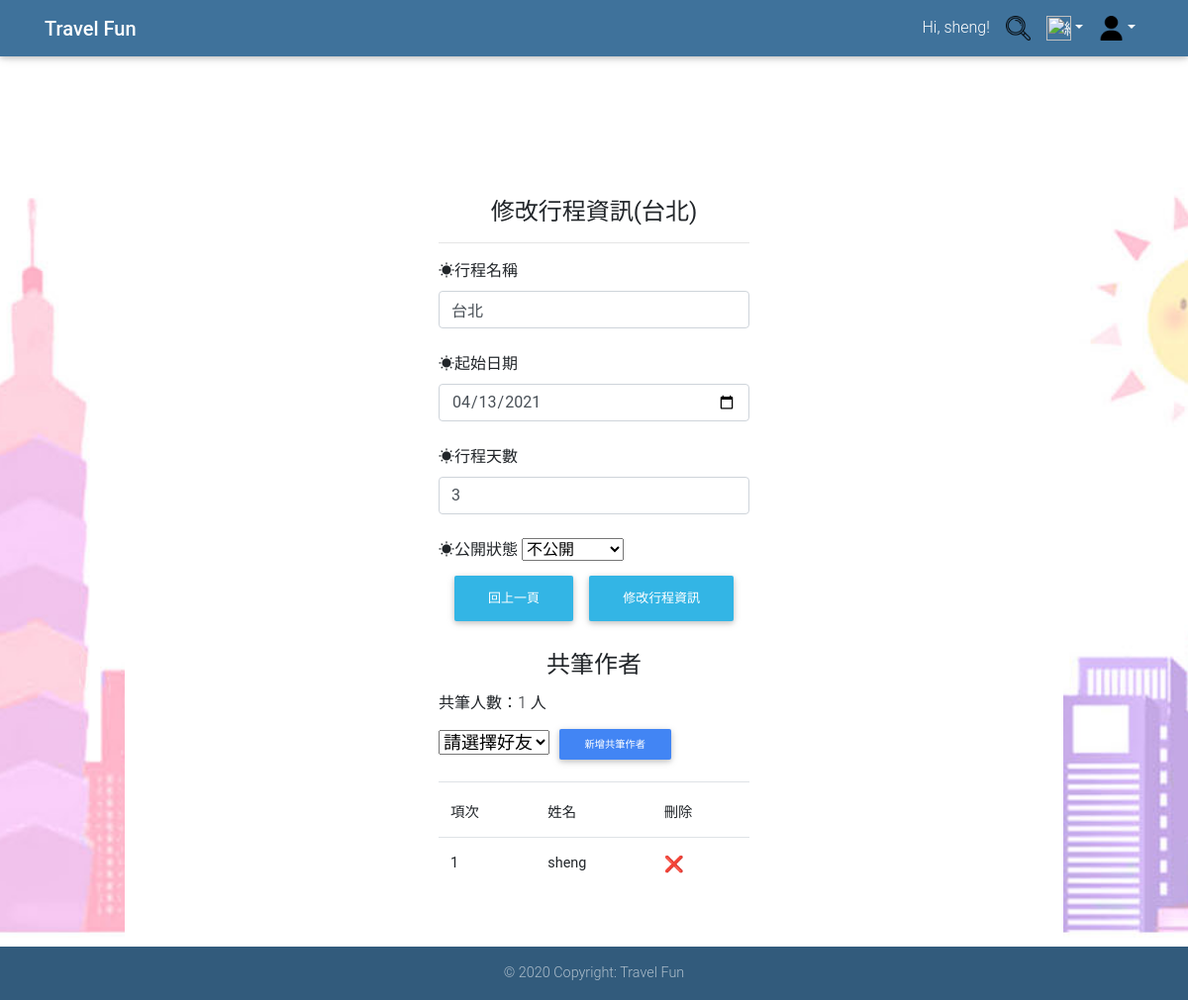
Page /membercentre/edititinerary.php?id=5&share=1 (signed in) on the committed database.
### tables this page shows
CREATE TABLE `itinerary` (
  `itinerary_id` int(10) NOT NULL,
  `itinerary_name` varchar(20) NOT NULL,
  `public_status` int(1) NOT NULL,
  `itinerary_date` date NOT NULL COMMENT '開始日期',
  `itinerary_days` int(3) NOT NULL,
  `user_id` varchar(20) NOT NULL COMMENT 'FK_user'
);

CREATE TABLE `share` (
  `share_id` int(10) NOT NULL,
  `itinerary_id` int(10) NOT NULL,
  `user_id` varchar(20) NOT NULL
);

CREATE TABLE `user` (
  `user_id` varchar(20) NOT NULL,
  `user_password` varchar(32) NOT NULL,
  `user_name` varchar(20) NOT NULL,
  `user_email` varchar(64) NOT NULL,
  `user_key` char(32) NOT NULL,
  `photo` varchar(255) DEFAULT NULL,
  `introduction` text NOT NULL,
  `Authority` int(1) DEFAULT NULL
);

### membercentre/edititinerary.php (the view, shortened to what this page needs)
<?php
mysqli_query($con, "SET NAMES UTF8");
if (isset($_GET['id'])) {
    $id = strip_tags(intval($_GET['id']));
}
$result = mysqli_query($con, "SELECT `itinerary_name`,`public_status`,`itinerary_date`,`itinerary_days`  FROM itinerary WHERE itinerary_id=" . $id);
$row = mysqli_fetch_assoc($result);
$itinerary_name = $row["itinerary_name"];
$public_status = $row["public_status"];
$itinerary_days = $row["itinerary_days"];
$itinerary_date = $row["itinerary_date"];
$sql = "SELECT share.share_id,share.user_id,user.user_name ";
$sql .= " FROM share , user";
$sql .= " WHERE itinerary_id= '" . $id . "' and";
$sql .= " share.user_id = user.user_id";
$result2 = mysqli_query($con, $sql);
$total_records = mysqli_num_rows($result2);
?>
<html>
<head>
    <link rel="stylesheet" href="https://stackpath.bootstrapcdn.com/bootstrap/4.4.1/css/bootstrap.min.css">
    <link rel="stylesheet" href="../css/mdb.min.css">
    <link rel='stylesheet' href='https://rawgit.com/adrotec/knockout-file-bindings/master/knockout-file-bindings.css'>>
    <link rel="stylesheet" href="../css/result.css">
</head>
<body>
    <header>
        <nav class="navbar navbar-expand-lg navbar-dark fixed-top unique-color">
            <div class="container">
                <a class="navbar-brand" href="../index.php"><strong>Travel Fun</strong></a>
                <div class="collapse navbar-collapse justify-content-end" id="navbarSupportedContent">
                    <ul class="navbar-nav">
                        <?php if (isset($_SESSION['user_id'])) { ?>
                            <li class="nav-item p-0"><a class="nav-link disabled">Hi, <?php echo $_SESSION['user_name']; ?>!</a></li>
                        <?php } else  ?>
                        <li class="nav-link p-0"> <a class="nav-link" href="../search.php"><img src="../image/search.png" alt="搜尋" height="25" width="25"></a> </li>
                        <li class="nav-item dropdown">
                            <a class="nav-link dropdown-toggle" id="navbarDropdownMenuLink-333" data-toggle="dropdown" aria-haspopup="true" aria-expanded="false"><img src="../image/all.png" alt="總覽" height="25" width="25"></a>
                        <li class="nav-item dropdown">
                            <a class="nav-link dropdown-toggle" id="navbarDropdownMenuLink-333" data-toggle="dropdown" aria-haspopup="true" aria-expanded="false"><img src="../image/login.png" alt="login" height="25" width="25"></a>
                        </li>
                    </ul>
                </div>
            </div>
        </nav>
    </header>
    <main>
        <div class="container2">
            <form class="p-5 col-md-6 offset-md-3" role="form" action="<?php echo $_SERVER['PHP_SELF']; ?>" method="post" name="loginform">
                <h4 class="text-center "><b>修改行程資訊(<?php echo $itinerary_name;  ?>)</b></h4>
                <hr class="">
                <div class="form-group"><label for="name"> ☀行程名稱</label>
                    <input type="text" name="itinerary_name" value="<?PHP echo $itinerary_name; ?>" class="form-control mb-4" required />
                </div>
                <div class="form-group"><label for="name">☀起始日期</label>
                    <input type="date" name="itinerary_date" value="<?PHP echo $itinerary_date; ?>" class="form-control mb-4" required />
                </div>
                <div class="form-group"><label for="name">☀行程天數</label>
                    <input type="number" name="itinerary_days" min=1 max=999 value="<?PHP echo $itinerary_days; ?>" class="form-control mb-4" required />
                </div>
                <div class="form-group"><label for="name">☀公開狀態</label>
                    <select name="public_status">
                        <option value="1" <?php if (!(strcmp("1", $public_status))) {
                                                echo "selected=\"selected\"";
                                            } ?>>公開
                        <option value="2" <?php if (!(strcmp("2", $public_status))) {
                                                echo "selected=\"selected\"";
                                            } ?>>不公開
                    </select>
                    <center>
                        <button class="btn btn-info btn-primary " type="button" onclick="location.href='modifyitinerary.php?id=<?php echo $id;
                                                                                                                                if (isset($_GET['share'])) {
                                                                                                                                    echo "&share=1";
                                                                                                                                } ?>'">回上一頁</button>
                        <button class="btn btn-info btn-primary " type="submit" name="submit">修改行程資訊</button>
                    </center>
                    <br>
            </form>
            <h4 class="text-center card-title"><b>共筆作者</b></h4>
            <label for="name"> 共筆人數：<?php if (isset($total_records)) {
                                        echo $total_records . " 人";
                                    } else {
                                        echo "0 人";
                                    }   ?></label>
            <form class="" role="form" action="<?php echo $_SERVER['PHP_SELF']; ?>" method="get" name="form">
                <div class="form-group">
                    <select name="addid" style="font-size:18px;">
                        <option value="" selected=selected disabled="true" required class="form-control">請選擇好友</option>
                    </select>
                    <button class="btn btn-sm btn-primary" type="submit" name="submit_addfriend">新增共筆作者</button>
                </div>
            </form>
            <table class="table">
                <thead>
                    <tr>
                        <td>項次</td>
                        <td>姓名</td>
                        <td>刪除</td>
                    </tr>
                </thead>
                <tbody>
                    <?php
                    $j = 1;
                    while ($row2 = mysqli_fetch_assoc($result2)) {
                        echo "<tr>";
                        echo "<th>" . $j . "</th>";
                        echo "<th>" . $row2["user_name"] . "</th>";
                        echo "<th><a href=?id=" . $id;
                        if (isset($_GET['share'])) {
                            echo "&share=1";
                        } else {
                        }
                        echo "&delid=" . intval($row2["share_id"]) . "> <font size='3'>❌</a></font></th>";
                        echo "</tr>";
                        $j++;
                    }
                    ?>
                </tbody>
            </table>
        </div>
    </main>
    <footer class="page-footer font-small unique-color fixed-bottom">
        <div class="footer-copyright text-center py-3">© 2020 Copyright: Travel Fun</div>
    </footer>
</body>
</html>

### css/result.css (style rules this page uses)
html, body { height: 100%; background-image: url("../image/background_image.jpg"); background-attachment: fixed; background-position: center; background-repeat: no-repeat; background-size: cover; }
.container2 { max-width: 948px; margin: 4em auto; padding: 4em; padding-bottom: 2em; background: #fff; border-radius: 1em; }

### rows in the picture
itinerary: itinerary_name "台北", itinerary_date "04/13/2021", itinerary_days "3", public_status "不公開"
share: user.user_name "sheng"

### other values in the picture
$_SESSION['user_name'] "sheng"
$total_records "1"
